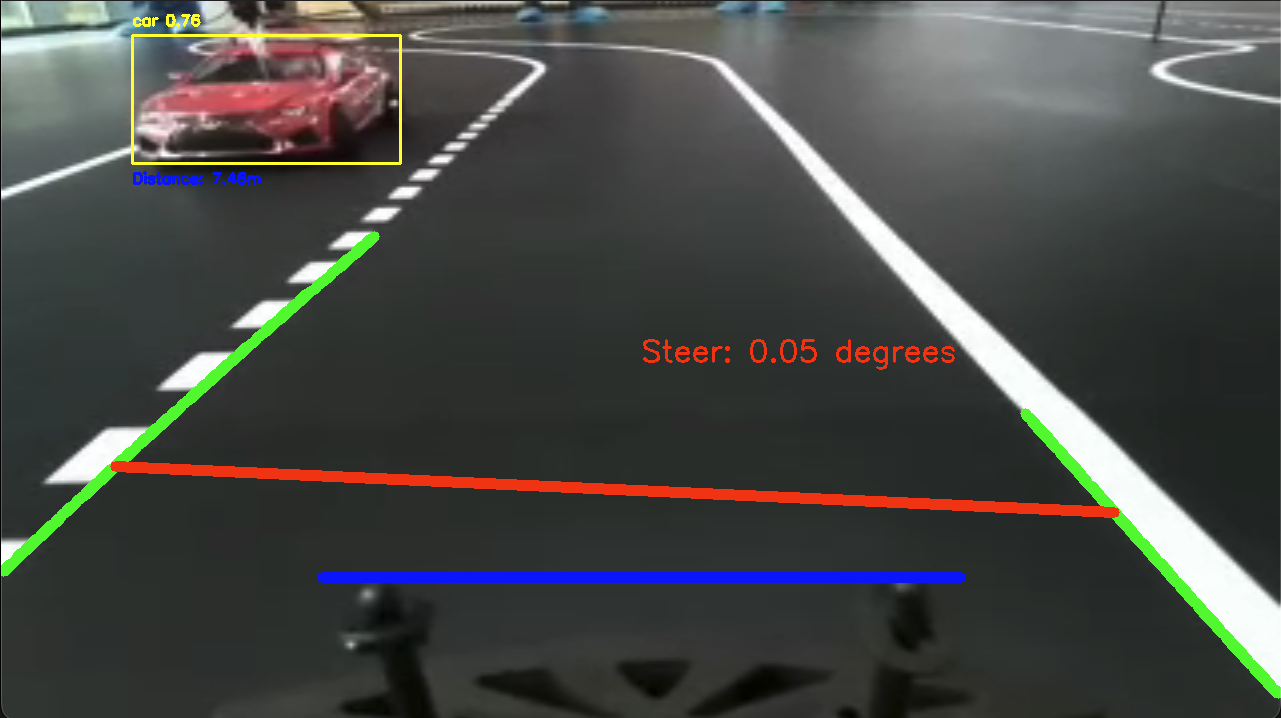
#> input picture img.png, 1281 x 718 px
$ python -i StraightLaneSegmentation.py   (imports and definitions only)
#> lines starting #> are read from the running program, lines starting #| are printed output that depends on the picture
import numpy as np
from ultralytics import YOLO
import math
import cv2

# Function to draw the filled polygon between the lane lines
def draw_lane_lines(img, left_line, right_line, color=[0, 255, 0], thickness=10):
    line_img = np.zeros_like(img)
    poly_pts = np.array([[
        (left_line[0], left_line[1]),
        (left_line[2], left_line[3]),
        (right_line[2], right_line[3]),
        (right_line[0], right_line[1])
    ]], dtype=np.int32)

    # Fill the polygon between the lines
    cv2.fillPoly(line_img, poly_pts, color)

    # Overlay the polygon onto the original image
    img = cv2.addWeighted(img, 0.8, line_img, 0.5, 0.0)
    return img

def lane_detecton_pipeline(image):
    # Convert to grayscale and apply Canny edge detection
    gray_image = cv2.cvtColor(image, cv2.COLOR_RGB2GRAY)
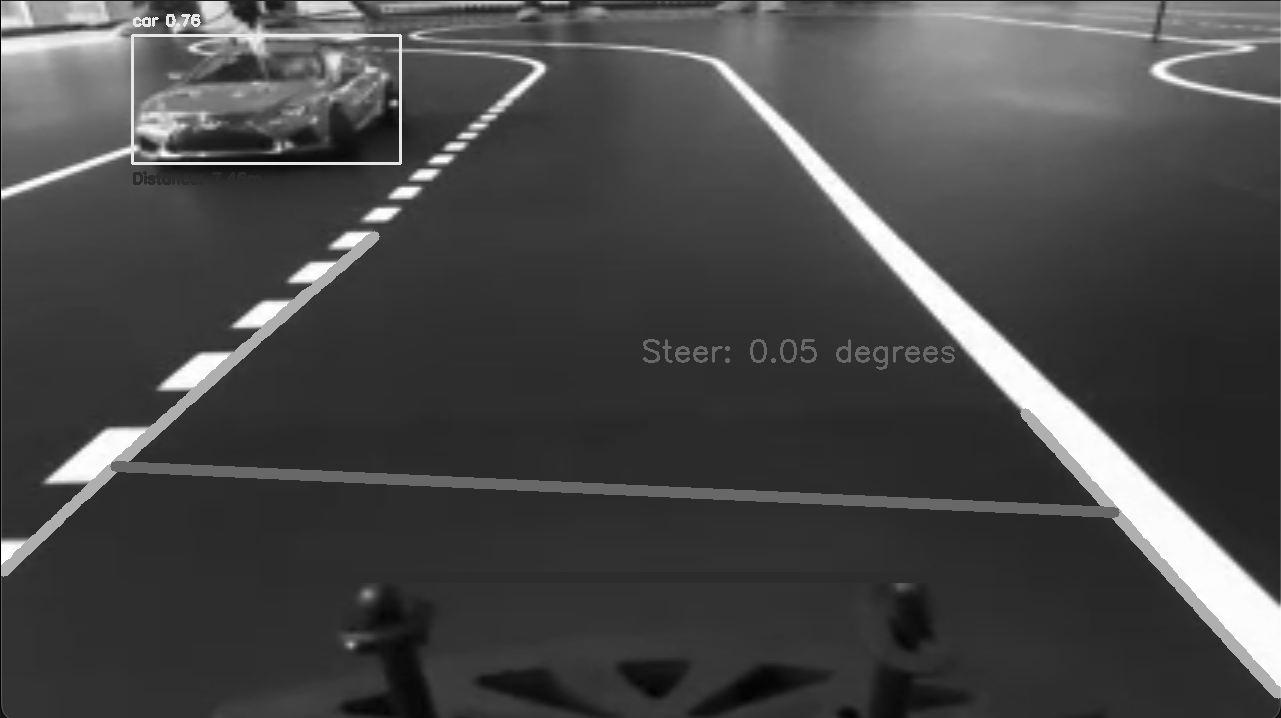
#> gray_image: shape (718, 1281); min 0, max 255, mean 71.7

    edges = cv2.Canny(gray_image, 100, 150)
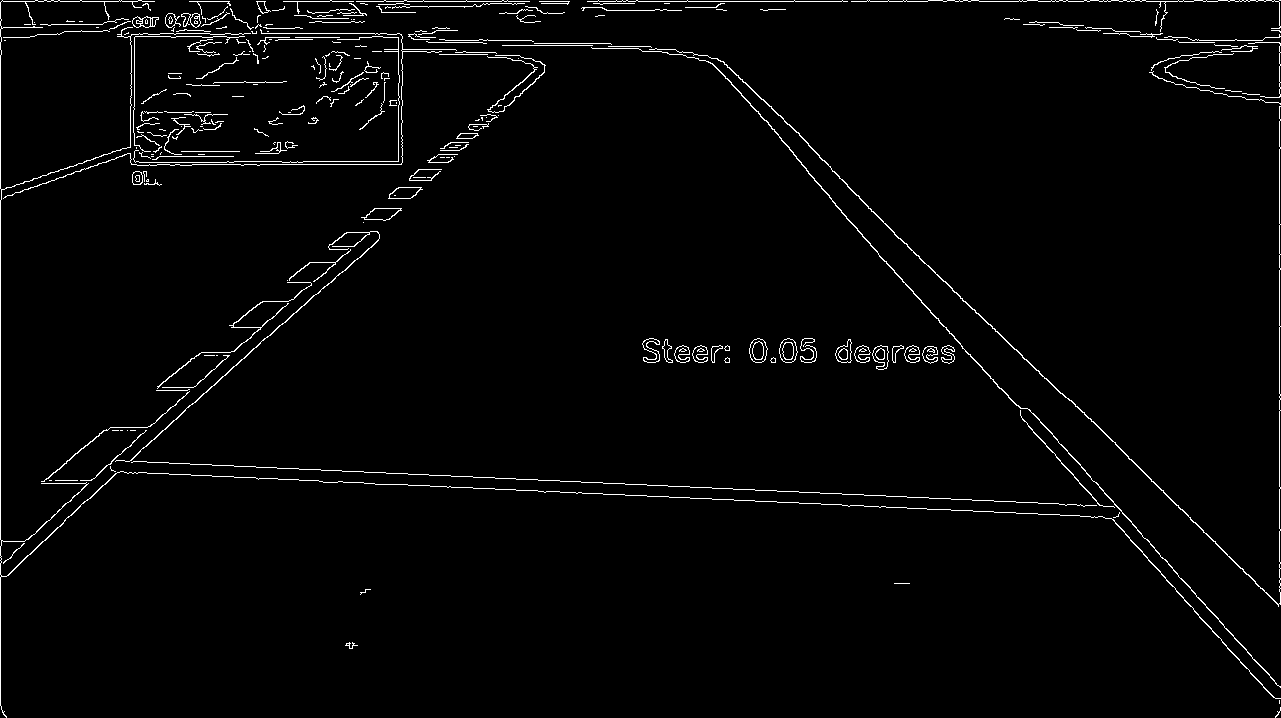
#> edges: shape (718, 1281); 2.1% white in thin lines or dots
    # Perform Hough Line Transformation to detect lines

    lines = cv2.HoughLinesP(
        edges,
        rho=10,
        theta=np.pi / 180,
        threshold=200,
        lines=np.array([]),
        minLineLength=150,
        maxLineGap=50
    )
#> lines = 77 rows, first 6: [483, 3, 724, 3], [104, 22, 257, 20], [110, 28, 268, 31], [929, 309, 1148, 560], [0, 21, 366, 15], [307, 37, 533, 41]

    # Separating left and right lines based on slope
    left_line_x = []
    left_line_y = []
    right_line_x = []
    right_line_y = []

    if lines is None:
        print("No lines detected")
        return image

    for line in lines:
        for x1, y1, x2, y2 in line:
            slope = (y2 - y1) / (x2 - x1) if (x2 - x1) != 0 else 0
            if math.fabs(slope) < 0.5:  # Ignore nearly horizontal lines
                continue
            if slope <= 0:  # Left lane
                left_line_x.extend([x1, x2])
                left_line_y.extend([y1, y2])
            else:  # Right lane
                right_line_x.extend([x1, x2])
                right_line_y.extend([y1, y2])
#> this loop made 77 passes
#> line on passes 1 to 12: [[483, 3, 724, 3]], [[104, 22, 257, 20]], [[110, 28, 268, 31]], [[929, 309, 1148, 560]], [[0, 21, 366, 15]], [[307, 37, 533, 41]], [[493, 488, 779, 502]], [[796, 491, 1118, 507]], [[1, 561, 623, 1]], [[200, 7, 381, 10]], [[1, 1, 778, 1]], [[374, 51, 533, 59]]
#> after the loop, left_line_x = 40 values, max 623 at index 1, min 1 at index 0, mean 321.8; left_line_y = 40 values, max 563 at index 8, min 1 at index 1, mean 266.1; right_line_x = [929, 1148, 738, 976, 879, 1020, 1030, 1172, 669, 806, 900, 1060, 708, 940, 1022, 1268, 871, 1023]; right_line_y = [309, 560, 75, 313, 256, 408, 410, 567, 10, 168, 238, 393, 56, 323, 419, 692, 211, 358]

    # Fit a linear polynomial to the left and right lines
    min_y = int(image.shape[0] * (1 / 5))  # Slightly below the middle of the image
#> min_y = 143
    max_y = image.shape[0]  # Bottom of the image
#> max_y = 718

    if left_line_x and left_line_y:
        poly_left = np.poly1d(np.polyfit(left_line_y, left_line_x, deg=1))
        left_x_start = int(poly_left(max_y))
#> left_x_start = -181
        left_x_end = int(poly_left(min_y))
#> left_x_end = 459
    else:
        left_x_start, left_x_end = 0, 0  # Defaults if no lines detected

    if right_line_x and right_line_y:
        poly_right = np.poly1d(np.polyfit(right_line_y, right_line_x, deg=1))
        right_x_start = int(poly_right(max_y))
#> right_x_start = 1303
        right_x_end = int(poly_right(min_y))
#> right_x_end = 797
    else:
        right_x_start, right_x_end = 0, 0  # Defaults if no lines detected

    # Create the filled polygon between the left and right lane lines
    lane_image = draw_lane_lines(
        image,
        [left_x_start, max_y, left_x_end, min_y],
        [right_x_start, max_y, right_x_end, min_y]
    )
#> in draw_lane_lines, `cv2.fillPoly(line_img, poly_pts, color)`:
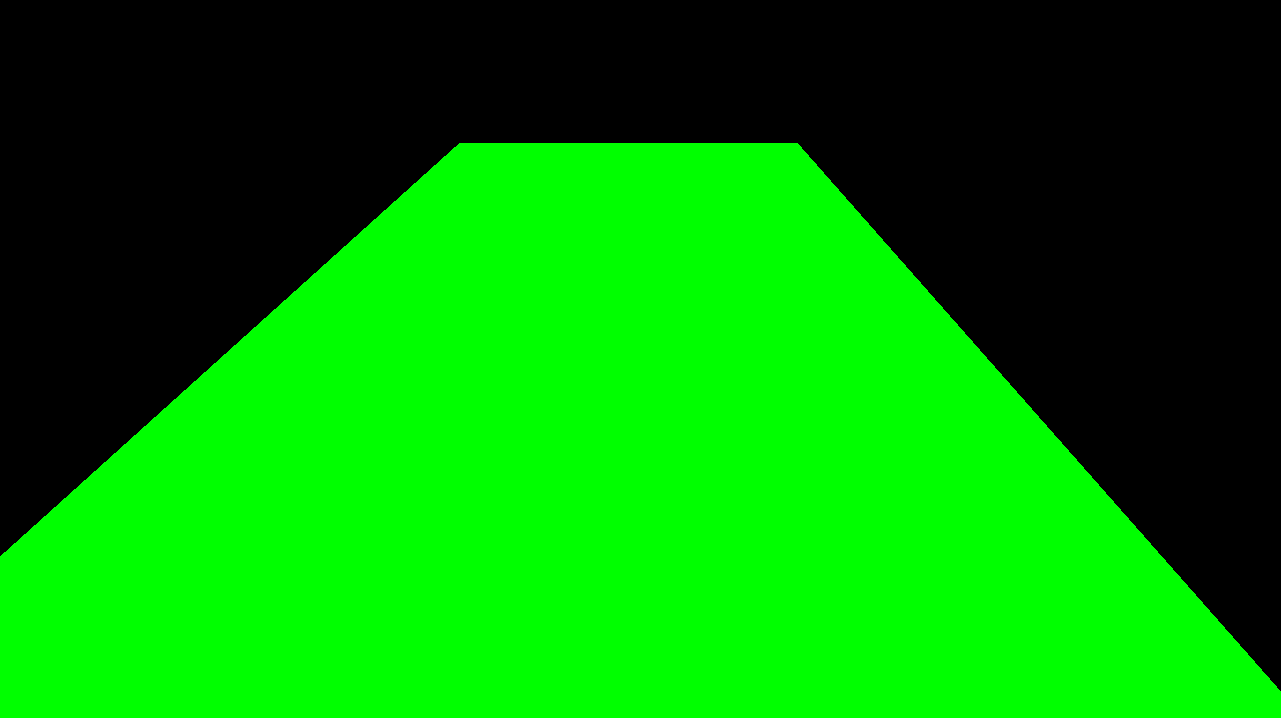
#> line_img: shape (718, 1281, 3); mean of channels 0, 1, 2 0, 141.1, 0; drawn as B, G, R
#> in draw_lane_lines, `img = cv2.addWeighted(img, 0.8, line_img, 0.5, 0.0)`:
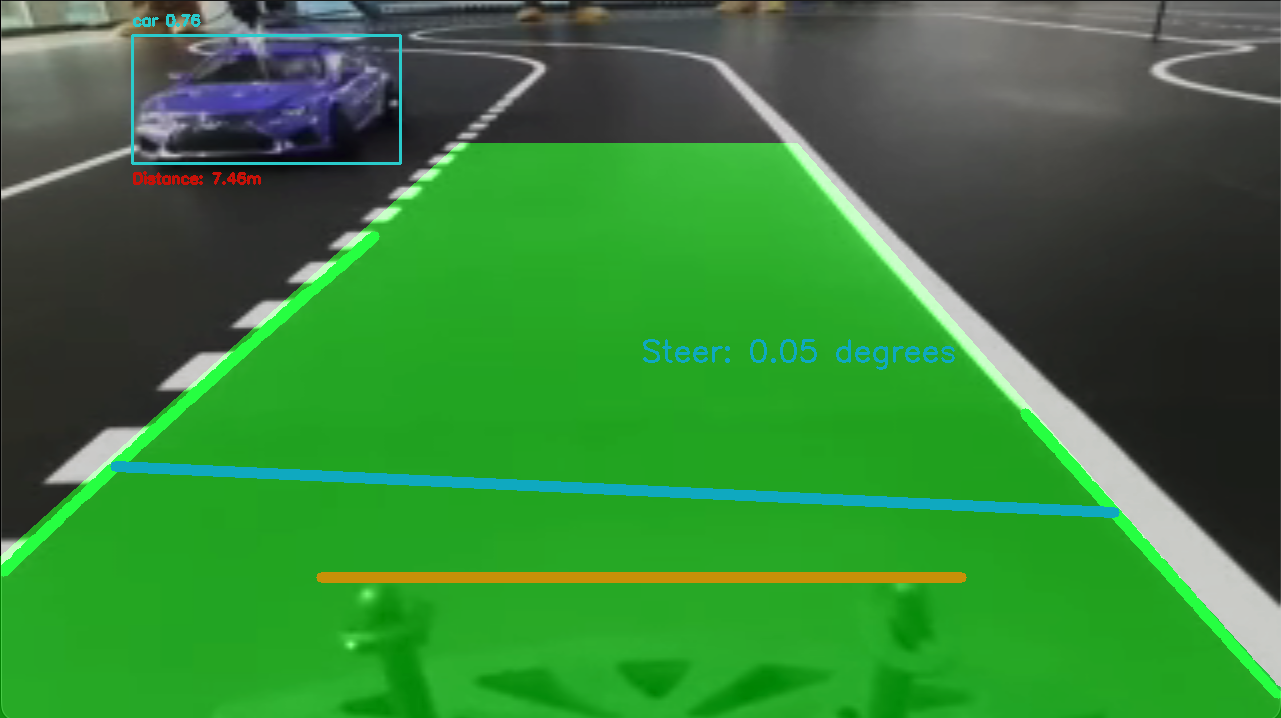
#> img: shape (718, 1281, 3); mean of channels 0, 1, 2 56.9, 127.4, 55.6; drawn as B, G, R

    return lane_image


# Function to estimate distance based on bounding box size
def estimate_distance(bbox_width, bbox_height):
    # For simplicity, assume the distance is inversely proportional to the box size
    # This is a basic estimation, you may use camera calibration for more accuracy
    focal_length = 1000  # Example focal length, modify based on camera setup
    known_width = 2.0  # Approximate width of the car (in meters)
    distance = (known_width * focal_length) / bbox_width  # Basic distance estimation
    return distance

# [1 line that did not run here, left out]

# [48 lines not run here, left out]

>>> import cv2
>>> picture = cv2.cvtColor(cv2.imread('img.png'), cv2.COLOR_BGR2RGB)
>>> result = lane_detecton_pipeline(picture)
